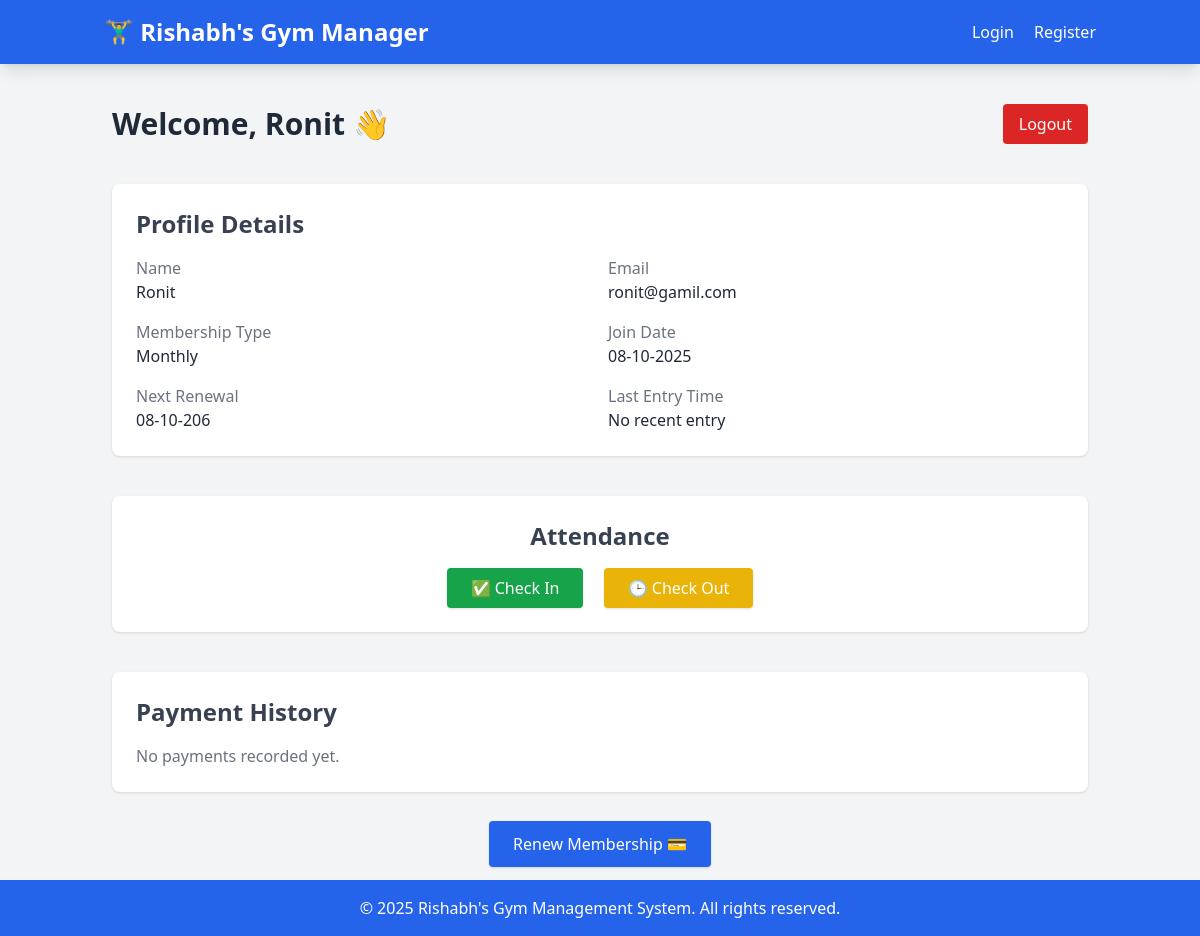
Page /customer/dashboard (signed in) on the committed database.
### models.py (models this page shows, shortened)
class Customer(db.Model):
    __tablename__ = 'customers'
    id = db.Column(db.Integer, primary_key=True)
    name = db.Column(db.String(100), nullable=False)
    email = db.Column(db.String(120), unique=True, nullable=False)
    phone = db.Column(db.String(20), nullable=True)
    password = db.Column(db.String(200), nullable=False)
    membership_type = db.Column(db.String(20), nullable=False, default='Monthly')
    payment_amount = db.Column(db.Float, nullable=True, default=0.0)
    join_date = db.Column(db.Date, nullable=True, default=datetime.utcnow)
    next_renewal = db.Column(db.Date, nullable=True)
    entry_time = db.Column(db.Time, nullable=True)
    payments = db.relationship('Payment', backref='customer', lazy=True)
    entry_logs = db.relationship('EntryLog', backref='customer', lazy=True)

### app.py (the view)
@app.route('/customer/dashboard')
def customer_dashboard():
    if session.get('role') != 'customer':
        flash("Access denied!", "error")
        return redirect(url_for('login'))
    customer = Customer.query.get(session['user_id'])
    payments = Payment.query.filter_by(customer_id=customer.id).all()
    return render_template('customer_dashboard.html', customer=customer, payments=payments)

### Templates/customer_dashboard.html (shortened to what this page needs)
{% extends 'base.html' %}
{% block content %}
<div class="space-y-10">
  <div class="flex justify-between items-center">
    <h1 class="text-3xl font-bold text-gray-800">Welcome, {{ customer.name }} 👋</h1>
    <a href="{{ url_for('logout') }}" class="bg-red-600 text-white px-4 py-2 rounded hover:bg-red-700">
      Logout
    </a>
  </div>
  <div class="bg-white shadow rounded-lg p-6">
    <h2 class="text-2xl font-semibold text-gray-700 mb-4">Profile Details</h2>
    <div class="grid grid-cols-1 md:grid-cols-2 gap-4">
      <div>
        <p class="text-gray-500">Name</p>
        <p class="font-medium text-gray-800">{{ customer.name }}</p>
      </div>
      <div>
        <p class="text-gray-500">Email</p>
        <p class="font-medium text-gray-800">{{ customer.email }}</p>
      </div>
      <div>
        <p class="text-gray-500">Membership Type</p>
        <p class="font-medium text-gray-800">{{ customer.membership_type }}</p>
      </div>
      <div>
        <p class="text-gray-500">Join Date</p>
        <p class="font-medium text-gray-800">{{ customer.join_date.strftime('%d-%m-%Y') if customer.join_date else '-' }}</p>
      </div>
      <div>
        <p class="text-gray-500">Next Renewal</p>
        <p class="font-medium text-gray-800">
          {{ customer.next_renewal.strftime('%d-%m-%Y') if customer.next_renewal else 'Not Set' }}
        </p>
      </div>
      <div>
        <p class="text-gray-500">Last Entry Time</p>
        <p class="font-medium text-gray-800">
          {% if last_entry %}
            {{ last_entry.check_in.strftime('%I:%M %p') }}
            {% if last_entry.check_out %} - {{ last_entry.check_out.strftime('%I:%M %p') }}{% endif %}
          {% else %}
            No recent entry
          {% endif %}
        </p>
      </div>
    </div>
  </div>
  <div class="bg-white shadow rounded-lg p-6 text-center">
    <h2 class="text-2xl font-semibold text-gray-700 mb-4">Attendance</h2>
    <form method="POST" action="{{ url_for('customer_check_in') }}" class="inline-block mr-2">
      <button type="submit"
              class="bg-green-600 text-white px-6 py-2 rounded hover:bg-green-700 shadow">
        ✅ Check In
      </button>
    </form>
    <form method="POST" action="{{ url_for('customer_check_out') }}" class="inline-block ml-2">
      <button type="submit"
              class="bg-yellow-500 text-white px-6 py-2 rounded hover:bg-yellow-600 shadow">
        🕒 Check Out
      </button>
    </form>
  </div>
  <div class="bg-white shadow rounded-lg p-6">
    <h2 class="text-2xl font-semibold text-gray-700 mb-4">Payment History</h2>
    {% if payments %}
    <table class="min-w-full text-left text-sm text-gray-700">
      <thead class="bg-gray-100 border-b text-gray-600 uppercase text-xs">
        <tr>
          <th class="px-6 py-3">Month</th>
          <th class="px-6 py-3">Amount (₹)</th>
          <th class="px-6 py-3">Status</th>
          <th class="px-6 py-3">Date</th>
        </tr>
      </thead>
      <tbody>
        {% for payment in payments %}
        <tr class="border-b hover:bg-gray-50">
          <td class="px-6 py-3">{{ payment.month }}</td>
          <td class="px-6 py-3">{{ payment.amount }}</td>
          <td class="px-6 py-3">
            <span class="px-2 py-1 rounded text-xs
              {% if payment.status == 'Paid' %} bg-green-100 text-green-700
              {% else %} bg-red-100 text-red-700 {% endif %}">
              {{ payment.status }}
            </span>
          </td>
          <td class="px-6 py-3">{{ payment.date.strftime('%d-%m-%Y') if payment.date else '-' }}</td>
        </tr>
        {% endfor %}
      </tbody>
    </table>
    {% else %}
      <p class="text-gray-500">No payments recorded yet.</p>
    {% endif %}
  </div>
  <div class="text-center">
    <a href="{{ url_for('renew_membership', id=customer.id) }}"
       class="bg-blue-600 text-white px-6 py-3 rounded hover:bg-blue-700 shadow">
      Renew Membership 💳
    </a>
  </div>
</div>
{% endblock %}

### rows in the picture
Customer: name "Ronit", email "ronit@gamil.com", membership_type "Monthly", join_date "08-10-2025", next_renewal "08-10-206"

### other values in the picture
{{ current_year or 2025 }} "2025"
